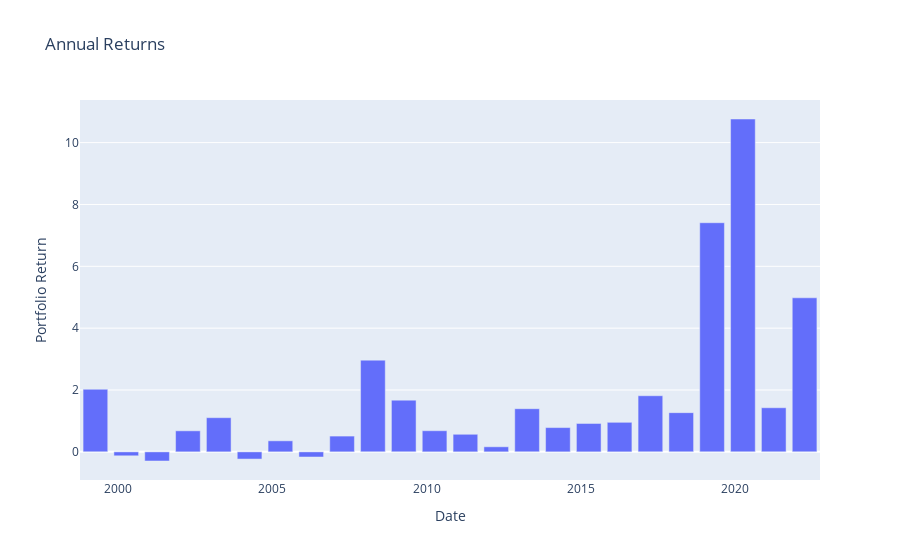

Write notebook code for a chart like this one.
### Code cell
# Make an bar plot of the annual returns
annual_returns_plot = px.bar(annual_returns, x=annual_returns.index, y=annual_returns.values, labels={"x":"Year", "y":"Portfolio Return"}, title="Annual Returns")
annual_returns_plot.show()

### Figure 1 — Plotly figure (JSON) as saved in the notebook; plotly's stock layout.template omitted (floating-point values rounded to 4 significant figures)
{"data": [{"alignmentgroup": "True", "hovertemplate": "Date=%{x}<br>Portfolio Return=%{y}<extra></extra>", "legendgroup": "", "marker": {"color": "#636efa", "pattern": {"shape": ""}}, "name": "", "offsetgroup": "", "orientation": "v", "showlegend": false, "textposition": "auto", "type": "bar", "x": ["1999-04-07T00:00:00+00:00", "2000-04-06T00:00:00+00:00", "2001-04-06T00:00:00+00:00", "2002-04-06T00:00:00+00:00", "2003-04-06T00:00:00+00:00", "2004-04-05T00:00:00+00:00", "2005-04-05T00:00:00+00:00", "2006-04-05T00:00:00+00:00", "2007-04-05T00:00:00+00:00", "2008-04-04T00:00:00+00:00", "2009-04-04T00:00:00+00:00", "2010-04-04T00:00:00+00:00", "2011-04-04T00:00:00+00:00", "2012-04-03T00:00:00+00:00", "2013-04-03T00:00:00+00:00", "2014-04-03T00:00:00+00:00", "2015-04-03T00:00:00+00:00", "2016-04-02T00:00:00+00:00", "2017-04-02T00:00:00+00:00", "2018-04-02T00:00:00+00:00", "2019-04-02T00:00:00+00:00", "2020-04-01T00:00:00+00:00", "2021-04-01T00:00:00+00:00", "2022-04-01T00:00:00+00:00"], "xaxis": "x", "y": [2.025, -0.1275, -0.2957, 0.6803, 1.105, -0.2331, 0.3569, -0.1662, 0.51, 2.966, 1.673, 0.6836, 0.5683, 0.1637, 1.395, 0.785, 0.918, 0.9553, 1.815, 1.267, 7.41, 10.76, 1.426, 4.982], "yaxis": "y"}], "layout": {"barmode": "relative", "legend": {"tracegroupgap": 0}, "title": {"text": "Annual Returns"}, "xaxis": {"anchor": "y", "domain": [0, 1], "title": {"text": "Date"}}, "yaxis": {"anchor": "x", "domain": [0, 1], "title": {"text": "Portfolio Return"}}}}
